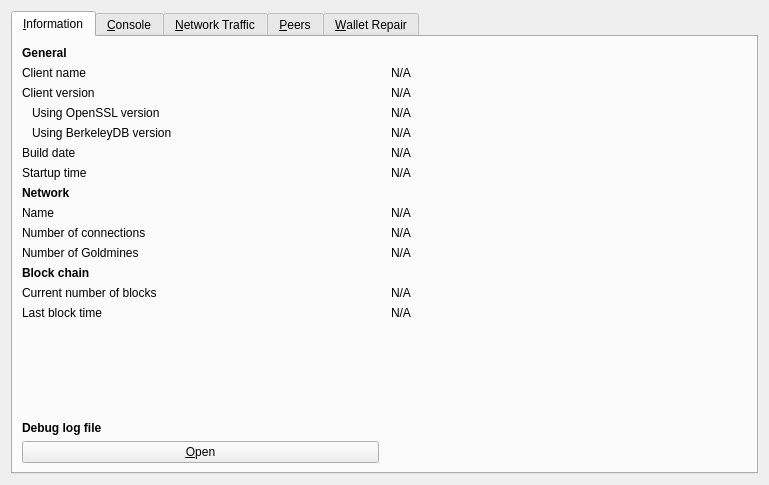
<?xml version="1.0" encoding="UTF-8"?>
<ui version="4.0">
 <class>RPCConsole</class>
 <widget class="QDialog" name="RPCConsole">
  <property name="geometry">
   <rect>
    <x>0</x>
    <y>0</y>
    <width>769</width>
    <height>485</height>
   </rect>
  </property>
  <property name="windowTitle">
   <string>Tools window</string>
  </property>
  <layout class="QVBoxLayout" name="verticalLayout_2">
   <item>
    <widget class="QTabWidget" name="tabWidget">
     <property name="currentIndex">
      <number>0</number>
     </property>
     <widget class="QWidget" name="tab_info">
      <attribute name="title">
       <string>&amp;Information</string>
      </attribute>
      <layout class="QGridLayout" name="gridLayout" columnstretch="0,0">
       <property name="horizontalSpacing">
        <number>12</number>
       </property>
       <item row="11" column="0">
        <widget class="QLabel" name="blockchainHeader">
         <property name="font">
          <font>
           <weight>75</weight>
           <bold>true</bold>
          </font>
         </property>
         <property name="text">
          <string>Block chain</string>
         </property>
        </widget>
       </item>
       <item row="10" column="1">
        <widget class="QLabel" name="goldmineCount">
         <property name="text">
          <string>N/A</string>
         </property>
        </widget>
       </item>
       <item row="1" column="1">
        <widget class="QLabel" name="clientName">
         <property name="cursor">
          <cursorShape>IBeamCursor</cursorShape>
         </property>
         <property name="text">
          <string>N/A</string>
         </property>
         <property name="textFormat">
          <enum>Qt::PlainText</enum>
         </property>
         <property name="textInteractionFlags">
          <set>Qt::LinksAccessibleByMouse|Qt::TextSelectableByKeyboard|Qt::TextSelectableByMouse</set>
         </property>
        </widget>
       </item>
       <item row="0" column="0">
        <widget class="QLabel" name="generalHeader">
         <property name="font">
          <font>
           <weight>75</weight>
           <bold>true</bold>
          </font>
         </property>
         <property name="text">
          <string>General</string>
         </property>
        </widget>
       </item>
       <item row="1" column="0">
        <widget class="QLabel" name="clientNameLabel">
         <property name="text">
          <string>Client name</string>
         </property>
        </widget>
       </item>
       <item row="3" column="1">
        <widget class="QLabel" name="openSSLVersion">
         <property name="cursor">
          <cursorShape>IBeamCursor</cursorShape>
         </property>
         <property name="text">
          <string>N/A</string>
         </property>
         <property name="textFormat">
          <enum>Qt::PlainText</enum>
         </property>
         <property name="textInteractionFlags">
          <set>Qt::LinksAccessibleByMouse|Qt::TextSelectableByKeyboard|Qt::TextSelectableByMouse</set>
         </property>
        </widget>
       </item>
       <item row="5" column="0">
        <widget class="QLabel" name="buildDateLabel">
         <property name="text">
          <string>Build date</string>
         </property>
        </widget>
       </item>
       <item row="9" column="0">
        <widget class="QLabel" name="numberOfConnectionsLabel">
         <property name="text">
          <string>Number of connections</string>
         </property>
        </widget>
       </item>
       <item row="4" column="1">
        <widget class="QLabel" name="berkeleyDBVersion">
         <property name="cursor">
          <cursorShape>IBeamCursor</cursorShape>
         </property>
         <property name="text">
          <string>N/A</string>
         </property>
         <property name="textFormat">
          <enum>Qt::PlainText</enum>
         </property>
         <property name="textInteractionFlags">
          <set>Qt::LinksAccessibleByMouse|Qt::TextSelectableByKeyboard|Qt::TextSelectableByMouse</set>
         </property>
        </widget>
       </item>
       <item row="6" column="0">
        <widget class="QLabel" name="startupTimeLabel">
         <property name="text">
          <string>Startup time</string>
         </property>
        </widget>
       </item>
       <item row="9" column="1">
        <widget class="QLabel" name="numberOfConnections">
         <property name="cursor">
          <cursorShape>IBeamCursor</cursorShape>
         </property>
         <property name="text">
          <string>N/A</string>
         </property>
         <property name="textFormat">
          <enum>Qt::PlainText</enum>
         </property>
         <property name="textInteractionFlags">
          <set>Qt::LinksAccessibleByMouse|Qt::TextSelectableByKeyboard|Qt::TextSelectableByMouse</set>
         </property>
        </widget>
       </item>
       <item row="12" column="0">
        <widget class="QLabel" name="numberOfBlocksLabel">
         <property name="text">
          <string>Current number of blocks</string>
         </property>
        </widget>
       </item>
       <item row="12" column="1">
        <widget class="QLabel" name="numberOfBlocks">
         <property name="cursor">
          <cursorShape>IBeamCursor</cursorShape>
         </property>
         <property name="text">
          <string>N/A</string>
         </property>
         <property name="textFormat">
          <enum>Qt::PlainText</enum>
         </property>
         <property name="textInteractionFlags">
          <set>Qt::LinksAccessibleByMouse|Qt::TextSelectableByKeyboard|Qt::TextSelectableByMouse</set>
         </property>
        </widget>
       </item>
       <item row="13" column="0">
        <widget class="QLabel" name="lastBlockTimeLabel">
         <property name="text">
          <string>Last block time</string>
         </property>
        </widget>
       </item>
       <item row="16" column="0">
        <widget class="QPushButton" name="openDebugLogfileButton">
         <property name="toolTip">
          <string>Open the Arctic debug log file from the current data directory. This can take a few seconds for large log files.</string>
         </property>
         <property name="text">
          <string>&amp;Open</string>
         </property>
         <property name="autoDefault">
          <bool>false</bool>
         </property>
        </widget>
       </item>
       <item row="15" column="0">
        <widget class="QLabel" name="debugLogFileHeader">
         <property name="font">
          <font>
           <weight>75</weight>
           <bold>true</bold>
          </font>
         </property>
         <property name="text">
          <string>Debug log file</string>
         </property>
        </widget>
       </item>
       <item row="14" column="0">
        <spacer name="verticalSpacer_2">
         <property name="orientation">
          <enum>Qt::Vertical</enum>
         </property>
         <property name="sizeHint" stdset="0">
          <size>
           <width>20</width>
           <height>20</height>
          </size>
         </property>
        </spacer>
       </item>
       <item row="13" column="1">
        <widget class="QLabel" name="lastBlockTime">
         <property name="cursor">
          <cursorShape>IBeamCursor</cursorShape>
         </property>
         <property name="text">
          <string>N/A</string>
         </property>
         <property name="textFormat">
          <enum>Qt::PlainText</enum>
         </property>
         <property name="textInteractionFlags">
          <set>Qt::LinksAccessibleByMouse|Qt::TextSelectableByKeyboard|Qt::TextSelectableByMouse</set>
         </property>
        </widget>
       </item>
       <item row="2" column="0">
        <widget class="QLabel" name="clientVersionLabel">
         <property name="text">
          <string>Client version</string>
         </property>
        </widget>
       </item>
       <item row="2" column="1">
        <widget class="QLabel" name="clientVersion">
         <property name="cursor">
          <cursorShape>IBeamCursor</cursorShape>
         </property>
         <property name="text">
          <string>N/A</string>
         </property>
         <property name="textFormat">
          <enum>Qt::PlainText</enum>
         </property>
         <property name="textInteractionFlags">
          <set>Qt::LinksAccessibleByMouse|Qt::TextSelectableByKeyboard|Qt::TextSelectableByMouse</set>
         </property>
        </widget>
       </item>
       <item row="7" column="0">
        <widget class="QLabel" name="networkHeader">
         <property name="font">
          <font>
           <weight>75</weight>
           <bold>true</bold>
          </font>
         </property>
         <property name="text">
          <string>Network</string>
         </property>
        </widget>
       </item>
       <item row="8" column="0">
        <widget class="QLabel" name="networkNameLabel">
         <property name="text">
          <string>Name</string>
         </property>
        </widget>
       </item>
       <item row="6" column="1">
        <widget class="QLabel" name="startupTime">
         <property name="cursor">
          <cursorShape>IBeamCursor</cursorShape>
         </property>
         <property name="text">
          <string>N/A</string>
         </property>
         <property name="textFormat">
          <enum>Qt::PlainText</enum>
         </property>
         <property name="textInteractionFlags">
          <set>Qt::LinksAccessibleByMouse|Qt::TextSelectableByKeyboard|Qt::TextSelectableByMouse</set>
         </property>
        </widget>
       </item>
       <item row="3" column="0">
        <widget class="QLabel" name="openSSLVersionLabel">
         <property name="text">
          <string>Using OpenSSL version</string>
         </property>
         <property name="indent">
          <number>10</number>
         </property>
        </widget>
       </item>
       <item row="8" column="1">
        <widget class="QLabel" name="networkName">
         <property name="cursor">
          <cursorShape>IBeamCursor</cursorShape>
         </property>
         <property name="text">
          <string>N/A</string>
         </property>
         <property name="textFormat">
          <enum>Qt::PlainText</enum>
         </property>
         <property name="textInteractionFlags">
          <set>Qt::LinksAccessibleByMouse|Qt::TextSelectableByKeyboard|Qt::TextSelectableByMouse</set>
         </property>
        </widget>
       </item>
       <item row="10" column="0">
        <widget class="QLabel" name="goldmineCountLabel">
         <property name="text">
          <string>Number of Goldmines</string>
         </property>
        </widget>
       </item>
       <item row="5" column="1">
        <widget class="QLabel" name="buildDate">
         <property name="cursor">
          <cursorShape>IBeamCursor</cursorShape>
         </property>
         <property name="text">
          <string>N/A</string>
         </property>
         <property name="textFormat">
          <enum>Qt::PlainText</enum>
         </property>
         <property name="textInteractionFlags">
          <set>Qt::LinksAccessibleByMouse|Qt::TextSelectableByKeyboard|Qt::TextSelectableByMouse</set>
         </property>
        </widget>
       </item>
       <item row="4" column="0">
        <widget class="QLabel" name="berkeleyDBVersionLabel">
         <property name="text">
          <string>Using BerkeleyDB version</string>
         </property>
         <property name="indent">
          <number>10</number>
         </property>
        </widget>
       </item>
      </layout>
     </widget>
     <widget class="QWidget" name="tab_console">
      <attribute name="title">
       <string>&amp;Console</string>
      </attribute>
      <layout class="QVBoxLayout" name="verticalLayout_3">
       <property name="spacing">
        <number>3</number>
       </property>
       <item>
        <widget class="QTextEdit" name="messagesWidget">
         <property name="minimumSize">
          <size>
           <width>0</width>
           <height>100</height>
          </size>
         </property>
         <property name="readOnly">
          <bool>true</bool>
         </property>
         <property name="tabKeyNavigation" stdset="0">
          <bool>false</bool>
         </property>
         <property name="columnCount" stdset="0">
          <number>2</number>
         </property>
        </widget>
       </item>
       <item>
        <layout class="QHBoxLayout" name="horizontalLayout">
         <property name="spacing">
          <number>3</number>
         </property>
         <item>
          <widget class="QLabel" name="label">
           <property name="text">
            <string notr="true">&gt;</string>
           </property>
          </widget>
         </item>
         <item>
          <widget class="QLineEdit" name="lineEdit"/>
         </item>
         <item>
          <widget class="QPushButton" name="clearButton">
           <property name="maximumSize">
            <size>
             <width>24</width>
             <height>24</height>
            </size>
           </property>
           <property name="toolTip">
            <string>Clear console</string>
           </property>
           <property name="text">
            <string/>
           </property>
           <property name="icon">
            <iconset resource="../arcticcoin.qrc">
             <normaloff>:/icons/remove</normaloff>:/icons/remove</iconset>
           </property>
           <property name="shortcut">
            <string notr="true">Ctrl+L</string>
           </property>
           <property name="autoDefault">
            <bool>false</bool>
           </property>
          </widget>
         </item>
        </layout>
       </item>
      </layout>
     </widget>
     <widget class="QWidget" name="tab_nettraffic">
      <attribute name="title">
       <string>&amp;Network Traffic</string>
      </attribute>
      <layout class="QHBoxLayout" name="horizontalLayout_3">
       <item>
        <layout class="QVBoxLayout" name="verticalLayout_4">
         <item>
          <widget class="TrafficGraphWidget" name="trafficGraph" native="true">
           <property name="sizePolicy">
            <sizepolicy hsizetype="Expanding" vsizetype="Expanding">
             <horstretch>0</horstretch>
             <verstretch>0</verstretch>
            </sizepolicy>
           </property>
          </widget>
         </item>
         <item>
          <layout class="QHBoxLayout" name="horizontalLayout_2">
           <item>
            <widget class="QSlider" name="sldGraphRange">
             <property name="minimum">
              <number>1</number>
             </property>
             <property name="maximum">
              <number>288</number>
             </property>
             <property name="pageStep">
              <number>12</number>
             </property>
             <property name="value">
              <number>6</number>
             </property>
             <property name="orientation">
              <enum>Qt::Horizontal</enum>
             </property>
            </widget>
           </item>
           <item>
            <widget class="QLabel" name="lblGraphRange">
             <property name="minimumSize">
              <size>
               <width>100</width>
               <height>0</height>
              </size>
             </property>
             <property name="alignment">
              <set>Qt::AlignCenter</set>
             </property>
            </widget>
           </item>
           <item>
            <widget class="QPushButton" name="btnClearTrafficGraph">
             <property name="text">
              <string>&amp;Clear</string>
             </property>
             <property name="autoDefault">
              <bool>false</bool>
             </property>
            </widget>
           </item>
          </layout>
         </item>
        </layout>
       </item>
       <item>
        <layout class="QVBoxLayout" name="verticalLayout">
         <item>
          <widget class="QGroupBox" name="groupBox">
           <property name="title">
            <string>Totals</string>
           </property>
           <layout class="QVBoxLayout" name="verticalLayout_5">
            <item>
             <layout class="QHBoxLayout" name="horizontalLayout_4">
              <item>
               <widget class="Line" name="line">
                <property name="sizePolicy">
                 <sizepolicy hsizetype="Fixed" vsizetype="Fixed">
                  <horstretch>0</horstretch>
                  <verstretch>0</verstretch>
                 </sizepolicy>
                </property>
                <property name="minimumSize">
                 <size>
                  <width>10</width>
                  <height>0</height>
                 </size>
                </property>
                <property name="palette">
                 <palette>
                  <active>
                   <colorrole role="Light">
                    <brush brushstyle="SolidPattern">
                     <color alpha="255">
                      <red>0</red>
                      <green>255</green>
                      <blue>0</blue>
                     </color>
                    </brush>
                   </colorrole>
                  </active>
                  <inactive>
                   <colorrole role="Light">
                    <brush brushstyle="SolidPattern">
                     <color alpha="255">
                      <red>0</red>
                      <green>255</green>
                      <blue>0</blue>
                     </color>
                    </brush>
                   </colorrole>
                  </inactive>
                  <disabled>
                   <colorrole role="Light">
                    <brush brushstyle="SolidPattern">
                     <color alpha="255">
                      <red>0</red>
                      <green>255</green>
                      <blue>0</blue>
                     </color>
                    </brush>
                   </colorrole>
                  </disabled>
                 </palette>
                </property>
                <property name="orientation">
                 <enum>Qt::Horizontal</enum>
                </property>
               </widget>
              </item>
              <item>
               <widget class="QLabel" name="label_16">
                <property name="text">
                 <string>Received</string>
                </property>
               </widget>
              </item>
              <item>
               <widget class="QLabel" name="lblBytesIn">
                <property name="minimumSize">
                 <size>
                  <width>50</width>
                  <height>0</height>
                 </size>
                </property>
                <property name="alignment">
                 <set>Qt::AlignRight|Qt::AlignTrailing|Qt::AlignVCenter</set>
                </property>
               </widget>
              </item>
             </layout>
            </item>
            <item>
             <layout class="QHBoxLayout" name="horizontalLayout_5">
              <item>
               <widget class="Line" name="line_2">
                <property name="sizePolicy">
                 <sizepolicy hsizetype="Fixed" vsizetype="Fixed">
                  <horstretch>0</horstretch>
                  <verstretch>0</verstretch>
                 </sizepolicy>
                </property>
                <property name="minimumSize">
                 <size>
                  <width>10</width>
                  <height>0</height>
                 </size>
                </property>
                <property name="palette">
                 <palette>
                  <active>
                   <colorrole role="Light">
                    <brush brushstyle="SolidPattern">
                     <color alpha="255">
                      <red>255</red>
                      <green>0</green>
                      <blue>0</blue>
                     </color>
                    </brush>
                   </colorrole>
                  </active>
                  <inactive>
                   <colorrole role="Light">
                    <brush brushstyle="SolidPattern">
                     <color alpha="255">
                      <red>255</red>
                      <green>0</green>
                      <blue>0</blue>
                     </color>
                    </brush>
                   </colorrole>
                  </inactive>
                  <disabled>
                   <colorrole role="Light">
                    <brush brushstyle="SolidPattern">
                     <color alpha="255">
                      <red>255</red>
                      <green>0</green>
                      <blue>0</blue>
                     </color>
                    </brush>
                   </colorrole>
                  </disabled>
                 </palette>
                </property>
                <property name="orientation">
                 <enum>Qt::Horizontal</enum>
                </property>
               </widget>
              </item>
              <item>
               <widget class="QLabel" name="label_17">
                <property name="text">
                 <string>Sent</string>
                </property>
               </widget>
              </item>
              <item>
               <widget class="QLabel" name="lblBytesOut">
                <property name="minimumSize">
                 <size>
                  <width>50</width>
                  <height>0</height>
                 </size>
                </property>
                <property name="alignment">
                 <set>Qt::AlignRight|Qt::AlignTrailing|Qt::AlignVCenter</set>
                </property>
               </widget>
              </item>
             </layout>
            </item>
            <item>
             <spacer name="verticalSpacer_4">
              <property name="orientation">
               <enum>Qt::Vertical</enum>
              </property>
              <property name="sizeHint" stdset="0">
               <size>
                <width>20</width>
                <height>407</height>
               </size>
              </property>
             </spacer>
            </item>
           </layout>
          </widget>
         </item>
        </layout>
       </item>
      </layout>
     </widget>
     <widget class="QWidget" name="tab_peers">
      <attribute name="title">
       <string>&amp;Peers</string>
      </attribute>
      <layout class="QGridLayout" name="gridLayout_2">
       <item row="0" column="0" rowspan="2">
        <widget class="QTableView" name="peerWidget">
         <property name="horizontalScrollBarPolicy">
          <enum>Qt::ScrollBarAsNeeded</enum>
         </property>
         <property name="sortingEnabled">
          <bool>true</bool>
         </property>
         <attribute name="horizontalHeaderHighlightSections">
          <bool>false</bool>
         </attribute>
        </widget>
       </item>
       <item row="0" column="1">
        <widget class="QLabel" name="peerHeading">
         <property name="sizePolicy">
          <sizepolicy hsizetype="Preferred" vsizetype="Minimum">
           <horstretch>0</horstretch>
           <verstretch>0</verstretch>
          </sizepolicy>
         </property>
         <property name="minimumSize">
          <size>
           <width>300</width>
           <height>32</height>
          </size>
         </property>
         <property name="font">
          <font>
           <pointsize>10</pointsize>
           <weight>75</weight>
           <bold>true</bold>
          </font>
         </property>
         <property name="cursor">
          <cursorShape>IBeamCursor</cursorShape>
         </property>
         <property name="text">
          <string>Select a peer to view detailed information.</string>
         </property>
         <property name="alignment">
          <set>Qt::AlignCenter</set>
         </property>
         <property name="wordWrap">
          <bool>true</bool>
         </property>
         <property name="textInteractionFlags">
          <set>Qt::LinksAccessibleByMouse|Qt::TextSelectableByKeyboard|Qt::TextSelectableByMouse</set>
         </property>
        </widget>
       </item>
       <item row="1" column="1">
        <widget class="QWidget" name="detailWidget" native="true">
         <property name="minimumSize">
          <size>
           <width>300</width>
           <height>0</height>
          </size>
         </property>
         <layout class="QGridLayout" name="gridLayout_3">
          <item row="0" column="0">
           <widget class="QLabel" name="label_23">
            <property name="text">
             <string>Direction</string>
            </property>
           </widget>
          </item>
          <item row="0" column="2">
           <widget class="QLabel" name="peerDirection">
            <property name="cursor">
             <cursorShape>IBeamCursor</cursorShape>
            </property>
            <property name="text">
             <string>N/A</string>
            </property>
            <property name="textFormat">
             <enum>Qt::PlainText</enum>
            </property>
            <property name="textInteractionFlags">
             <set>Qt::LinksAccessibleByMouse|Qt::TextSelectableByKeyboard|Qt::TextSelectableByMouse</set>
            </property>
           </widget>
          </item>
          <item row="1" column="0">
           <widget class="QLabel" name="label_21">
            <property name="text">
             <string>Version</string>
            </property>
           </widget>
          </item>
          <item row="1" column="2">
           <widget class="QLabel" name="peerVersion">
            <property name="cursor">
             <cursorShape>IBeamCursor</cursorShape>
            </property>
            <property name="text">
             <string>N/A</string>
            </property>
            <property name="textFormat">
             <enum>Qt::PlainText</enum>
            </property>
            <property name="textInteractionFlags">
             <set>Qt::LinksAccessibleByMouse|Qt::TextSelectableByKeyboard|Qt::TextSelectableByMouse</set>
            </property>
           </widget>
          </item>
          <item row="2" column="0">
           <widget class="QLabel" name="label_28">
            <property name="text">
             <string>User Agent</string>
            </property>
           </widget>
          </item>
          <item row="2" column="2">
           <widget class="QLabel" name="peerSubversion">
            <property name="cursor">
             <cursorShape>IBeamCursor</cursorShape>
            </property>
            <property name="text">
             <string>N/A</string>
            </property>
            <property name="textFormat">
             <enum>Qt::PlainText</enum>
            </property>
            <property name="textInteractionFlags">
             <set>Qt::LinksAccessibleByMouse|Qt::TextSelectableByKeyboard|Qt::TextSelectableByMouse</set>
            </property>
           </widget>
          </item>
          <item row="3" column="0">
           <widget class="QLabel" name="label_4">
            <property name="text">
             <string>Services</string>
            </property>
           </widget>
          </item>
          <item row="3" column="2">
           <widget class="QLabel" name="peerServices">
            <property name="cursor">
             <cursorShape>IBeamCursor</cursorShape>
            </property>
            <property name="text">
             <string>N/A</string>
            </property>
            <property name="textFormat">
             <enum>Qt::PlainText</enum>
            </property>
            <property name="textInteractionFlags">
             <set>Qt::LinksAccessibleByMouse|Qt::TextSelectableByKeyboard|Qt::TextSelectableByMouse</set>
            </property>
           </widget>
          </item>
          <item row="5" column="0">
           <widget class="QLabel" name="label_29">
            <property name="text">
             <string>Starting Height</string>
            </property>
           </widget>
          </item>
          <item row="5" column="2">
           <widget class="QLabel" name="peerHeight">
            <property name="cursor">
             <cursorShape>IBeamCursor</cursorShape>
            </property>
            <property name="text">
             <string>N/A</string>
            </property>
            <property name="textFormat">
             <enum>Qt::PlainText</enum>
            </property>
            <property name="textInteractionFlags">
             <set>Qt::LinksAccessibleByMouse|Qt::TextSelectableByKeyboard|Qt::TextSelectableByMouse</set>
            </property>
           </widget>
          </item>
          <item row="6" column="0">
           <widget class="QLabel" name="label_27">
            <property name="text">
             <string>Sync Height</string>
            </property>
           </widget>
          </item>
          <item row="6" column="2">
           <widget class="QLabel" name="peerSyncHeight">
            <property name="cursor">
             <cursorShape>IBeamCursor</cursorShape>
            </property>
            <property name="text">
             <string>N/A</string>
            </property>
            <property name="textFormat">
             <enum>Qt::PlainText</enum>
            </property>
            <property name="textInteractionFlags">
             <set>Qt::LinksAccessibleByMouse|Qt::TextSelectableByKeyboard|Qt::TextSelectableByMouse</set>
            </property>
           </widget>
          </item>
          <item row="7" column="0">
           <widget class="QLabel" name="label_24">
            <property name="text">
             <string>Ban Score</string>
            </property>
           </widget>
          </item>
          <item row="7" column="2">
           <widget class="QLabel" name="peerBanScore">
            <property name="cursor">
             <cursorShape>IBeamCursor</cursorShape>
            </property>
            <property name="text">
             <string>N/A</string>
            </property>
            <property name="textFormat">
             <enum>Qt::PlainText</enum>
            </property>
            <property name="textInteractionFlags">
             <set>Qt::LinksAccessibleByMouse|Qt::TextSelectableByKeyboard|Qt::TextSelectableByMouse</set>
            </property>
           </widget>
          </item>
          <item row="8" column="0">
           <widget class="QLabel" name="label_22">
            <property name="text">
             <string>Connection Time</string>
            </property>
           </widget>
          </item>
          <item row="8" column="2">
           <widget class="QLabel" name="peerConnTime">
            <property name="cursor">
             <cursorShape>IBeamCursor</cursorShape>
            </property>
            <property name="text">
             <string>N/A</string>
            </property>
            <property name="textFormat">
             <enum>Qt::PlainText</enum>
            </property>
            <property name="textInteractionFlags">
             <set>Qt::LinksAccessibleByMouse|Qt::TextSelectableByKeyboard|Qt::TextSelectableByMouse</set>
            </property>
           </widget>
          </item>
          <item row="9" column="0">
           <widget class="QLabel" name="label_15">
            <property name="text">
             <string>Last Send</string>
            </property>
           </widget>
          </item>
          <item row="9" column="2">
           <widget class="QLabel" name="peerLastSend">
            <property name="cursor">
             <cursorShape>IBeamCursor</cursorShape>
            </property>
            <property name="text">
             <string>N/A</string>
            </property>
            <property name="textFormat">
             <enum>Qt::PlainText</enum>
            </property>
            <property name="textInteractionFlags">
             <set>Qt::LinksAccessibleByMouse|Qt::TextSelectableByKeyboard|Qt::TextSelectableByMouse</set>
            </property>
           </widget>
          </item>
          <item row="10" column="0">
           <widget class="QLabel" name="label_19">
            <property name="text">
             <string>Last Receive</string>
            </property>
           </widget>
          </item>
          <item row="10" column="2">
           <widget class="QLabel" name="peerLastRecv">
            <property name="cursor">
             <cursorShape>IBeamCursor</cursorShape>
            </property>
            <property name="text">
             <string>N/A</string>
            </property>
            <property name="textFormat">
             <enum>Qt::PlainText</enum>
            </property>
            <property name="textInteractionFlags">
             <set>Qt::LinksAccessibleByMouse|Qt::TextSelectableByKeyboard|Qt::TextSelectableByMouse</set>
            </property>
           </widget>
          </item>
          <item row="11" column="0">
           <widget class="QLabel" name="label_18">
            <property name="text">
             <string>Bytes Sent</string>
            </property>
           </widget>
          </item>
          <item row="11" column="2">
           <widget class="QLabel" name="peerBytesSent">
            <property name="cursor">
             <cursorShape>IBeamCursor</cursorShape>
            </property>
            <property name="text">
             <string>N/A</string>
            </property>
            <property name="textFormat">
             <enum>Qt::PlainText</enum>
            </property>
            <property name="textInteractionFlags">
             <set>Qt::LinksAccessibleByMouse|Qt::TextSelectableByKeyboard|Qt::TextSelectableByMouse</set>
            </property>
           </widget>
          </item>
          <item row="12" column="0">
           <widget class="QLabel" name="label_20">
            <property name="text">
             <string>Bytes Received</string>
            </property>
           </widget>
          </item>
          <item row="12" column="2">
           <widget class="QLabel" name="peerBytesRecv">
            <property name="cursor">
             <cursorShape>IBeamCursor</cursorShape>
            </property>
            <property name="text">
             <string>N/A</string>
            </property>
            <property name="textFormat">
             <enum>Qt::PlainText</enum>
            </property>
            <property name="textInteractionFlags">
             <set>Qt::LinksAccessibleByMouse|Qt::TextSelectableByKeyboard|Qt::TextSelectableByMouse</set>
            </property>
           </widget>
          </item>
          <item row="13" column="0">
           <widget class="QLabel" name="label_26">
            <property name="text">
             <string>Ping Time</string>
            </property>
           </widget>
          </item>
          <item row="13" column="2">
           <widget class="QLabel" name="peerPingTime">
            <property name="cursor">
             <cursorShape>IBeamCursor</cursorShape>
            </property>
            <property name="text">
             <string>N/A</string>
            </property>
            <property name="textFormat">
             <enum>Qt::PlainText</enum>
            </property>
            <property name="textInteractionFlags">
             <set>Qt::LinksAccessibleByMouse|Qt::TextSelectableByKeyboard|Qt::TextSelectableByMouse</set>
            </property>
           </widget>
          </item>
          <item row="14" column="1">
           <spacer name="verticalSpacer_3">
            <property name="orientation">
             <enum>Qt::Vertical</enum>
            </property>
            <property name="sizeHint" stdset="0">
             <size>
              <width>20</width>
              <height>40</height>
             </size>
            </property>
           </spacer>
          </item>
         </layout>
        </widget>
       </item>
      </layout>
     </widget>
     <widget class="QWidget" name="tab_repair">
      <attribute name="title">
       <string>&amp;Wallet Repair</string>
      </attribute>
      <widget class="QPushButton" name="btn_salvagewallet">
       <property name="geometry">
        <rect>
         <x>10</x>
         <y>90</y>
         <width>301</width>
         <height>23</height>
        </rect>
       </property>
       <property name="minimumSize">
        <size>
         <width>180</width>
         <height>23</height>
        </size>
       </property>
       <property name="text">
        <string>Salvage wallet</string>
       </property>
      </widget>
      <widget class="QPushButton" name="btn_rescan">
       <property name="geometry">
        <rect>
         <x>10</x>
         <y>140</y>
         <width>301</width>
         <height>23</height>
        </rect>
       </property>
       <property name="minimumSize">
        <size>
         <width>180</width>
         <height>23</height>
        </size>
       </property>
       <property name="text">
        <string>Rescan blockchain files</string>
       </property>
      </widget>
      <widget class="QPushButton" name="btn_zapwallettxes1">
       <property name="geometry">
        <rect>
         <x>10</x>
         <y>190</y>
         <width>301</width>
         <height>23</height>
        </rect>
       </property>
       <property name="minimumSize">
        <size>
         <width>180</width>
         <height>23</height>
        </size>
       </property>
       <property name="text">
        <string>Recover transactions 1</string>
       </property>
      </widget>
      <widget class="QPushButton" name="btn_zapwallettxes2">
       <property name="geometry">
        <rect>
         <x>10</x>
         <y>240</y>
         <width>301</width>
         <height>23</height>
        </rect>
       </property>
       <property name="minimumSize">
        <size>
         <width>180</width>
         <height>23</height>
        </size>
       </property>
       <property name="text">
        <string>Recover transactions 2</string>
       </property>
      </widget>
      <widget class="QPushButton" name="btn_upgradewallet">
       <property name="geometry">
        <rect>
         <x>10</x>
         <y>290</y>
         <width>301</width>
         <height>23</height>
        </rect>
       </property>
       <property name="minimumSize">
        <size>
         <width>180</width>
         <height>23</height>
        </size>
       </property>
       <property name="text">
        <string>Upgrade wallet format</string>
       </property>
      </widget>
      <widget class="QLabel" name="label_repair_helptext">
       <property name="geometry">
        <rect>
         <x>10</x>
         <y>30</y>
         <width>711</width>
         <height>41</height>
        </rect>
       </property>
       <property name="font">
        <font>
         <weight>50</weight>
         <bold>false</bold>
        </font>
       </property>
       <property name="text">
        <string>The buttons below will restart the wallet with command-line options to repair the wallet, fix issues with corrupt blockhain files or missing/obsolete transactions.</string>
       </property>
       <property name="wordWrap">
        <bool>true</bool>
       </property>
      </widget>
      <widget class="QLabel" name="label_repair_salvage">
       <property name="geometry">
        <rect>
         <x>330</x>
         <y>80</y>
         <width>411</width>
         <height>41</height>
        </rect>
       </property>
       <property name="text">
        <string>-salvagewallet: Attempt to recover private keys from a corrupt wallet.dat.</string>
       </property>
       <property name="wordWrap">
        <bool>true</bool>
       </property>
      </widget>
      <widget class="QLabel" name="label_repair_rescan">
       <property name="geometry">
        <rect>
         <x>330</x>
         <y>129</y>
         <width>411</width>
         <height>41</height>
        </rect>
       </property>
       <property name="text">
        <string>-rescan: Rescan the block chain for missing wallet transactions.</string>
       </property>
       <property name="wordWrap">
        <bool>true</bool>
       </property>
      </widget>
      <widget class="QLabel" name="label_repair_zap1">
       <property name="geometry">
        <rect>
         <x>330</x>
         <y>179</y>
         <width>411</width>
         <height>41</height>
        </rect>
       </property>
       <property name="text">
        <string>-zapwallettxes=1: Recover transactions from blockchain (keep meta-data, e.g. account owner).</string>
       </property>
       <property name="wordWrap">
        <bool>true</bool>
       </property>
      </widget>
      <widget class="QLabel" name="label_repair_zap2">
       <property name="geometry">
        <rect>
         <x>330</x>
         <y>229</y>
         <width>411</width>
         <height>41</height>
        </rect>
       </property>
       <property name="text">
        <string>-zapwallettxes=2: Recover transactions from blockchain (drop meta-data).</string>
       </property>
       <property name="wordWrap">
        <bool>true</bool>
       </property>
      </widget>
      <widget class="QLabel" name="label_repair_upgrade">
       <property name="geometry">
        <rect>
         <x>330</x>
         <y>279</y>
         <width>411</width>
         <height>41</height>
        </rect>
       </property>
       <property name="text">
        <string>-upgradewallet: Upgrade wallet to latest format on startup. (Note: this is NOT an update of the wallet itself!)</string>
       </property>
       <property name="wordWrap">
        <bool>true</bool>
       </property>
      </widget>
      <widget class="QLabel" name="label_repair_header">
       <property name="geometry">
        <rect>
         <x>10</x>
         <y>10</y>
         <width>711</width>
         <height>16</height>
        </rect>
       </property>
       <property name="font">
        <font>
         <pointsize>10</pointsize>
         <weight>75</weight>
         <bold>true</bold>
        </font>
       </property>
       <property name="text">
        <string>Wallet repair options.</string>
       </property>
       <property name="wordWrap">
        <bool>true</bool>
       </property>
      </widget>
      <widget class="QPushButton" name="btn_reindex">
       <property name="geometry">
        <rect>
         <x>10</x>
         <y>340</y>
         <width>301</width>
         <height>23</height>
        </rect>
       </property>
       <property name="text">
        <string>Rebuild index</string>
       </property>
      </widget>
      <widget class="QLabel" name="label_repair_reindex">
       <property name="geometry">
        <rect>
         <x>330</x>
         <y>330</y>
         <width>411</width>
         <height>41</height>
        </rect>
       </property>
       <property name="text">
        <string>-reindex: Rebuild block chain index from current blk000??.dat files.</string>
       </property>
       <property name="wordWrap">
        <bool>true</bool>
       </property>
      </widget>
     </widget>
    </widget>
   </item>
  </layout>
 </widget>
 <customwidgets>
  <customwidget>
   <class>TrafficGraphWidget</class>
   <extends>QWidget</extends>
   <header>trafficgraphwidget.h</header>
   <container>1</container>
   <slots>
    <slot>clear()</slot>
   </slots>
  </customwidget>
 </customwidgets>
 <resources>
  <include location="../arcticcoin.qrc"/>
 </resources>
 <connections/>
</ui>
